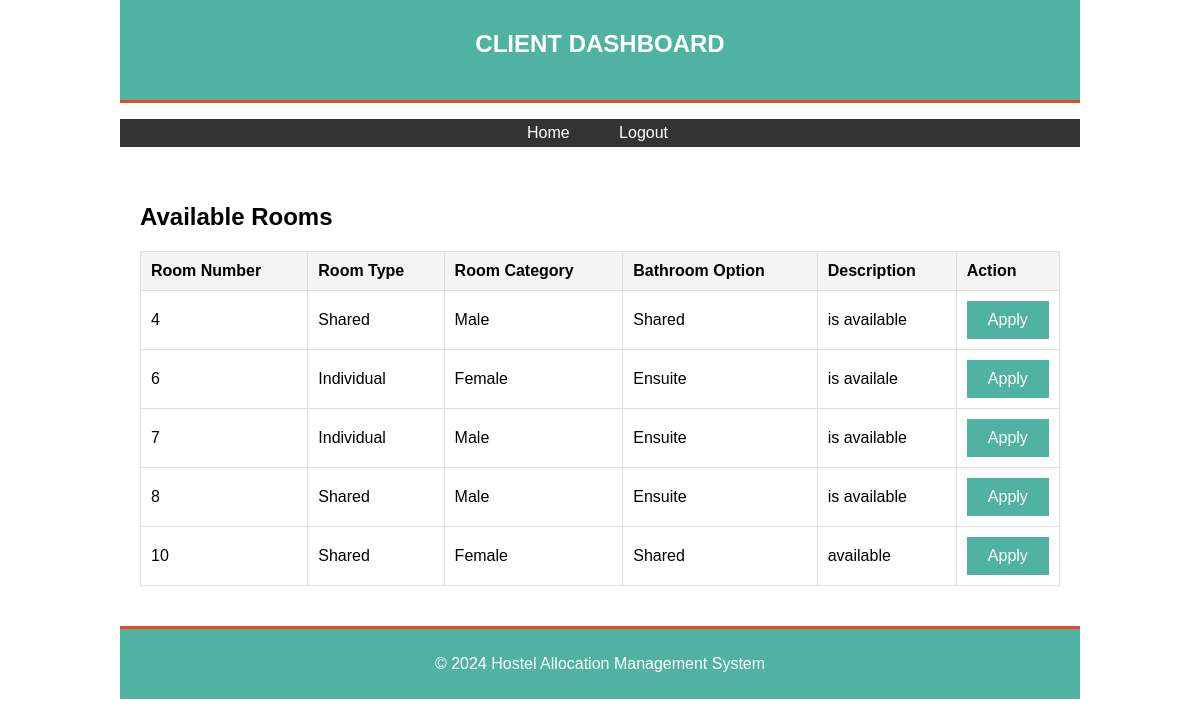
Page /client_dashboard.php (signed in) on the committed database.
### tables this page shows
CREATE TABLE `rooms` (
  `id` int(11) NOT NULL,
  `room_number` varchar(10) NOT NULL,
  `room_type` varchar(50) DEFAULT NULL,
  `room_category` varchar(50) NOT NULL,
  `bathroom_option` enum('Shared','Ensuite') NOT NULL,
  `is_available` tinyint(1) DEFAULT 1,
  `description` text DEFAULT NULL
);

### client_dashboard.php (the view, shortened to what this page needs)
<?php
include 'functions.php';
$conn = new mysqli($servername, $username, $password);
$conn->select_db("hostel_allocation");
$sql = "SELECT * FROM rooms WHERE is_available = TRUE";
$result = $conn->query($sql);
?>
<!DOCTYPE html>
<html lang="en">
<head>
    <link rel="stylesheet" href="style.css">
</head>
<body>
    <div class="container">
        <header>
            <h1>Client Dashboard</h1>
        </header>
        <nav>
            <ul>
                <li><a href="client_dashboard.php">Home</a></li>
                <li><a href="logout.php">Logout</a></li>
            </ul>
        </nav>
        <main>
            <section class="room-application">
                <h2>Available Rooms</h2>
                <table>
                    <thead>
                        <tr>
                            <th>Room Number</th>
                            <th>Room Type</th>
                            <th>Room Category</th>
                            <th>Bathroom Option</th>
                            <th>Description</th>
                            <th>Action</th>
                        </tr>
                    </thead>
                    <tbody>
                        <?php while ($row = $result->fetch_assoc()): ?>
                            <tr>
                                <td><?php echo htmlspecialchars($row['room_number']); ?></td>
                                <td><?php echo htmlspecialchars($row['room_type']); ?></td>
                                <td><?php echo htmlspecialchars($row['room_category']); ?></td>
                                <td><?php echo htmlspecialchars($row['bathroom_option']); ?></td>
                                <td><?php echo htmlspecialchars($row['description']); ?></td>
                                <td>
                                    <form action="apply_for_room.php" method="post">
                                        <button type="submit">Apply</button>
                                    </form>
                                </td>
                            </tr>
                        <?php endwhile; ?>
                    </tbody>
                </table>
            </section>
        </main>
        <footer>
            <p>&copy; 2024 Hostel Allocation Management System</p>
        </footer>
    </div>
</body>
</html>

### style.css (style rules this page uses)
body { font-family: Arial, sans-serif; background-size: cover; margin: 0; padding: 0; }
.container { width: 80%; margin: 0 auto; overflow: hidden; }
header { background: #50b3a2; color: #fff; padding-top: 30px; min-height: 70px; border-bottom: #e8491d 3px solid; }
header h1 { text-align: center; text-transform: uppercase; margin: 0; font-size: 24px; }
nav ul { background: #333; color: #fff; padding: 0; list-style: none; text-align: center; }
nav ul li { display: inline; margin-right: 5px; }
nav ul li a { color: #fff; text-decoration: none; padding: 5px 20px; display: inline-block; }
main { padding: 20px; background: #ffffff; min-height: 400px; }
footer { background: #50b3a2; color: #fff; text-align: center; padding: 10px 0; border-top: #e8491d 3px solid; }
table { width: 100%; border-collapse: collapse; margin: 20px 0; }
table, th, td { border: 1px solid #ddd; }
th, td { padding: 10px; text-align: left; }
th { background-color: #f4f4f4; }
form { max-width: 400px; margin: 0 auto; }
form button { width: 100%; padding: 10px; background: #50b3a2; border: 0; color: #fff; font-size: 16px; cursor: pointer; }

### rows in the picture
rooms: room_number "4", room_type "Shared", room_category "Male", bathroom_option "Shared", description "is available"
rooms: room_number "6", room_type "Individual", room_category "Female", bathroom_option "Ensuite", description "is availale"
rooms: room_number "7", room_type "Individual", room_category "Male", bathroom_option "Ensuite", description "is available"
rooms: room_number "8", room_type "Shared", room_category "Male", bathroom_option "Ensuite", description "is available"
rooms: room_number "10", room_type "Shared", room_category "Female", bathroom_option "Shared", description "available"
